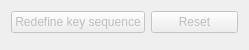
             <widget class="QWidget" name="scrollAreaWidgetContents_4">
              <property name="geometry">
               <rect>
                <x>0</x>
                <y>0</y>
                <width>249</width>
                <height>39</height>
               </rect>
              </property>
              <layout class="QGridLayout" name="gridLayout_14">
               <item row="0" column="0">
                <layout class="QGridLayout" name="gridLayout_13">
                 <item row="0" column="0">
                  <widget class="QPushButton" name="pushButtonRedefineKeySequence">
                   <property name="enabled">
                    <bool>false</bool>
                   </property>
                   <property name="toolTip">
                    <string>Redefine key sequence</string>
                   </property>
                   <property name="text">
                    <string>Redefine key sequence</string>
                   </property>
                   <property name="icon">
                    <iconset resource="qmc2.qrc">
                     <normaloff>:/data/img/keyboard.png</normaloff>:/data/img/keyboard.png</iconset>
                   </property>
                   <property name="autoDefault">
                    <bool>false</bool>
                   </property>
                  </widget>
                 </item>
                 <item row="0" column="1">
                  <widget class="QPushButton" name="pushButtonResetShortcut">
                   <property name="enabled">
                    <bool>false</bool>
                   </property>
                   <property name="toolTip">
                    <string>Reset key sequence to default</string>
                   </property>
                   <property name="text">
                    <string>Reset</string>
                   </property>
                   <property name="icon">
                    <iconset resource="qmc2.qrc">
                     <normaloff>:/data/img/editdelete.png</normaloff>:/data/img/editdelete.png</iconset>
                   </property>
                   <property name="autoDefault">
                    <bool>false</bool>
                   </property>
                  </widget>
                 </item>
                 <item row="1" column="0" colspan="2">
                  <widget class="QTreeWidget" name="treeWidgetShortcuts">
                   <property name="sizePolicy">
                    <sizepolicy hsizetype="Ignored" vsizetype="Ignored">
                     <horstretch>0</horstretch>
                     <verstretch>0</verstretch>
                    </sizepolicy>
                   </property>
                   <property name="toolTip">
                    <string>Active shortcut definitions; double-click to redefine key sequence</string>
                   </property>
                   <property name="alternatingRowColors">
                    <bool>true</bool>
                   </property>
                   <property name="indentation">
                    <number>0</number>
                   </property>
                   <property name="rootIsDecorated">
                    <bool>false</bool>
                   </property>
                   <property name="itemsExpandable">
                    <bool>false</bool>
                   </property>
                   <property name="allColumnsShowFocus">
                    <bool>true</bool>
                   </property>
                   <column>
                    <property name="text">
                     <string>Function / Key</string>
                    </property>
                   </column>
                   <column>
                    <property name="text">
                     <string>Default</string>
                    </property>
                   </column>
                   <column>
                    <property name="text">
                     <string>Custom</string>
                    </property>
                   </column>
                  </widget>
                 </item>
                </layout>
               </item>
              </layout>
             </widget>
